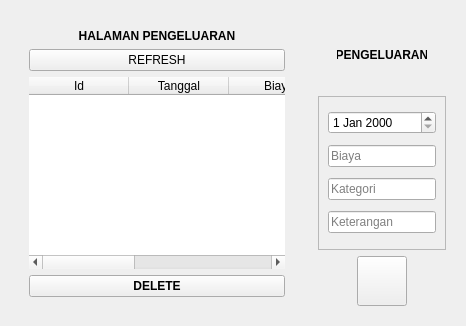
               <widget class="QWidget" name="pengeluaranHalaman">
                <layout class="QHBoxLayout" name="horizontalLayout_5">
                 <item>
                  <widget class="QWidget" name="tabelPengeluaran" native="true">
                   <layout class="QVBoxLayout" name="verticalLayout_18">
                    <item>
                     <widget class="QWidget" name="widget_7" native="true">
                      <layout class="QVBoxLayout" name="verticalLayout_20">
                       <item>
                        <widget class="QLabel" name="label_8">
                         <property name="font">
                          <font>
                           <weight>75</weight>
                           <bold>true</bold>
                          </font>
                         </property>
                         <property name="text">
                          <string>HALAMAN PENGELUARAN</string>
                         </property>
                         <property name="alignment">
                          <set>Qt::AlignCenter</set>
                         </property>
                        </widget>
                       </item>
                       <item>
                        <widget class="QPushButton" name="refreshButton_2">
                         <property name="text">
                          <string>REFRESH</string>
                         </property>
                        </widget>
                       </item>
                       <item>
                        <widget class="QTableWidget" name="expenseTableWidget">
                         <property name="tabletTracking">
                          <bool>false</bool>
                         </property>
                         <property name="frameShape">
                          <enum>QFrame::NoFrame</enum>
                         </property>
                         <column>
                          <property name="text">
                           <string>Id</string>
                          </property>
                         </column>
                         <column>
                          <property name="text">
                           <string>Tanggal</string>
                          </property>
                         </column>
                         <column>
                          <property name="text">
                           <string>Biaya</string>
                          </property>
                         </column>
                         <column>
                          <property name="text">
                           <string>Kategori</string>
                          </property>
                         </column>
                         <column>
                          <property name="text">
                           <string>Keterangan</string>
                          </property>
                         </column>
                        </widget>
                       </item>
                       <item>
                        <widget class="QPushButton" name="deleteExpenseButton">
                         <property name="font">
                          <font>
                           <weight>75</weight>
                           <bold>true</bold>
                          </font>
                         </property>
                         <property name="text">
                          <string>DELETE</string>
                         </property>
                        </widget>
                       </item>
                      </layout>
                     </widget>
                    </item>
                   </layout>
                  </widget>
                 </item>
                 <item>
                  <widget class="QWidget" name="inputKeluar" native="true">
                   <property name="maximumSize">
                    <size>
                     <width>150</width>
                     <height>16777215</height>
                    </size>
                   </property>
                   <layout class="QVBoxLayout" name="verticalLayout_13">
                    <item alignment="Qt::AlignHCenter">
                     <widget class="QLabel" name="label_4">
                      <property name="minimumSize">
                       <size>
                        <width>90</width>
                        <height>70</height>
                       </size>
                      </property>
                      <property name="maximumSize">
                       <size>
                        <width>90</width>
                        <height>70</height>
                       </size>
                      </property>
                      <property name="font">
                       <font>
                        <weight>75</weight>
                        <bold>true</bold>
                       </font>
                      </property>
                      <property name="text">
                       <string>PENGELUARAN</string>
                      </property>
                      <property name="alignment">
                       <set>Qt::AlignCenter</set>
                      </property>
                     </widget>
                    </item>
                    <item>
                     <widget class="QFrame" name="frame_5">
                      <property name="frameShape">
                       <enum>QFrame::StyledPanel</enum>
                      </property>
                      <property name="frameShadow">
                       <enum>QFrame::Raised</enum>
                      </property>
                      <layout class="QVBoxLayout" name="verticalLayout_19">
                       <item>
                        <widget class="QDateEdit" name="expenseDateEdit" />
                       </item>
                       <item>
                        <widget class="QLineEdit" name="expenseAmountEdit">
                         <property name="placeholderText">
                          <string>Biaya</string>
                         </property>
                        </widget>
                       </item>
                       <item>
                        <widget class="QLineEdit" name="expenseDescriptionEdit">
                         <property name="placeholderText">
                          <string>Kategori</string>
                         </property>
                        </widget>
                       </item>
                       <item>
                        <widget class="QLineEdit" name="expenseCategoryEdit">
                         <property name="placeholderText">
                          <string>Keterangan</string>
                         </property>
                        </widget>
                       </item>
                      </layout>
                     </widget>
                    </item>
                    <item alignment="Qt::AlignHCenter">
                     <widget class="QPushButton" name="addExpenseButton">
                      <property name="minimumSize">
                       <size>
                        <width>50</width>
                        <height>50</height>
                       </size>
                      </property>
                      <property name="maximumSize">
                       <size>
                        <width>50</width>
                        <height>50</height>
                       </size>
                      </property>
                      <property name="text">
                       <string />
                      </property>
                      <property name="icon">
                       <iconset resource="../Qss/icons/_icons.qrc">
                        <normaloff>:/feather/icons/feather/minus-square.png</normaloff>:/feather/icons/feather/minus-square.png</iconset>
                      </property>
                      <property name="iconSize">
                       <size>
                        <width>30</width>
                        <height>30</height>
                       </size>
                      </property>
                     </widget>
                    </item>
                   </layout>
                  </widget>
                 </item>
                </layout>
               </widget>
